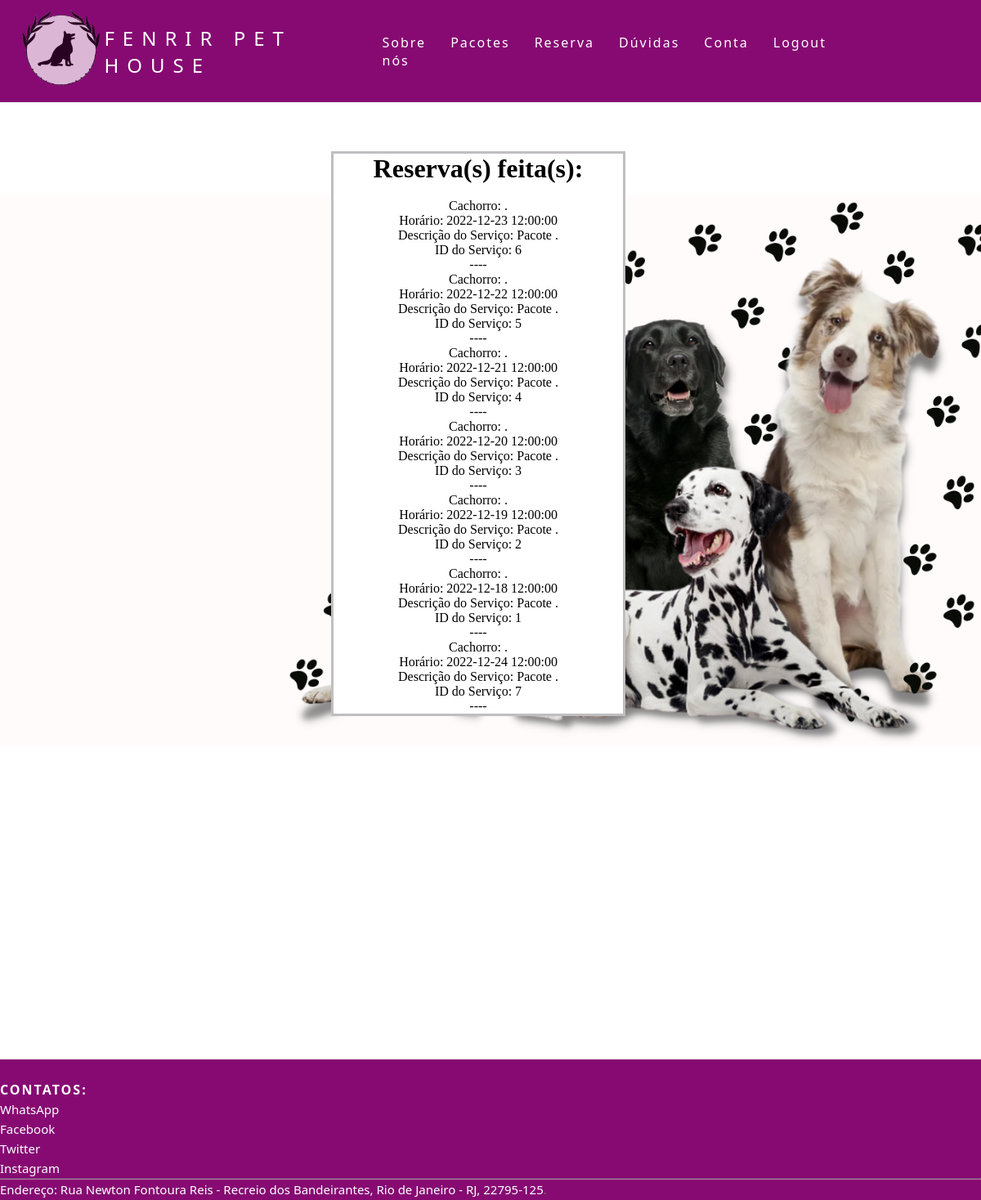
Screenshot of /exibereserva.php with the database file from the repository.
### tables this page shows
CREATE TABLE `servico` (
  `idServico` int(11) NOT NULL,
  `agenda_tstamp` datetime NOT NULL DEFAULT CURRENT_TIMESTAMP,
  `plano` varchar(225) NOT NULL,
  `cachorro` varchar(225) NOT NULL,
  `cliente` varchar(225) NOT NULL,
  `agenda_status` tinyint(1) NOT NULL
);

### src/exibereserva.php (the view, shortened to what this page needs)
<?php include "conectauser.inc";
?>
<!DOCTYPE html>
<html lang="pt-br">
  <head>
    <link rel="stylesheet" href="style.css" />
  </head>
  <body>
      <header class="nav">
      <nav>
        <a href="indexlogcliente.php"><img style="margin-left:25px; margin-top:10px; margin-bottom:10px; " src="logo.png" alt="Image" height="100"></a>
        <a class="logo" href="indexlogcliente.php">Fenrir Pet House</a>
        <ul class="nav-list">
          <li><a href="sobrelog.html">Sobre nós</a></li>
          <li><a href="pacoteslog.html">Pacotes</a></li>
          <li><a href="reserva.html">Reserva</a></li>
          <li><a href="duvidaslog.html">Dúvidas</a></li>
          <li><a href="account.html">Conta</a></li>
          <li><a href="logout.php">Logout</a></li>
        </ul>
      </nav>
    </header>
    <body background="capa dogs.png" class="background">
    </body>
        <div class="fenrir-login">
        <h1>Reserva(s) feita(s):</h1>
        <?php
        $sql = "SELECT * FROM servico WHERE cliente like '%{$_SESSION['email']}%';";
        $res = mysqli_query($mysqli,$sql);
        $linhas = mysqli_num_rows($res);
        for($i = 0; $i < $linhas; $i++){
            $servico = mysqli_fetch_array($res);
            echo "<br>";
            echo "Cachorro: ".$servico["cachorro"]."<br>";
            echo "Horário: ".$servico["agenda_tstamp"]."<br>";
            echo "Descrição do Serviço: Pacote ".$servico["plano"]."<br>";
            echo "ID do Serviço: ".$servico["idServico"]."<br>";
            echo "----";
        }
        ?>
    </div>
   <footer class="site-footer">
        <div class="col-xs-6 col-md-3">
          <h6>Contatos:</h6>
          <ul class="footer-links">
            <li><a href="https://web.whatsapp.com/">WhatsApp</a></li>
            <li><a href="https://www.facebook.com/">Facebook</a></li>
            <li><a href="https://twitter.com/">Twitter</a></li>
            <li><a href="https://www.instagram.com/">Instagram</a></li>
          </ul>
        </div>
      <hr>
    <div class="container">
      <div class="row">
        <div class="col-md-8 col-sm-6 col-xs-12">
          <p class="copyright-text">
       <a href="https://www.google.com/maps/dir//Rua+Newton+Fontoura+Reis+-+Recreio+dos+Bandeirantes+-+R.+Newton+Fontoura+Reis+-+Recreio+dos+Bandeirantes,+Rio+de+Janeiro+-+RJ,+22795-125/@-22.9209579,-43.4968904,11z/data=!4m8!4m7!1m0!1m5!1m1!1s0x9bc3aed259b4ad:0x6383c2f561261060!2m2!1d-43.4660456!2d-23.026394">Endereço: Rua Newton Fontoura Reis - Recreio dos Bandeirantes, Rio de Janeiro - RJ, 22795-125</a>.
          </p>
    </div>
</footer>
  </body>
</html>

### src/style.css (style rules this page uses)
body { width:100%; }
* { margin: 0; padding: 0; }
a { color: #fff; text-decoration: none; transition: 0.3s; }
.logo { font-size: 24px; text-transform: uppercase; letter-spacing: 10px; }
.background { background-size: 100%; margin-bottom: none; background-position-x: 0%; background-position-y: 30%; background-repeat: no-repeat; margin: 0 auto; }
nav { display: flex; justify-content: space-around; align-items: center; font-family: system-ui, -apple-system, Helvetica, Arial, sans-serif; background: #860a72; width: 100%; margin-top: 0; position: relative; }
.nav-list { list-style: none; display: flex; padding-right: 5cm; }
.nav-list li { letter-spacing: 2px; margin-left: 30px; }
.fenrir-login { text-align: center; background-color: rgb(255, 255, 255); position: relative; right: 15px; border: 3px solid rgb(192, 190, 192); z-index: 9; margin-top: 5%; margin-right: 35%; margin-left: 35%; }
.site-footer { background-color:#860a72; padding:20px 0 1px; font-family: system-ui, -apple-system, Helvetica, Arial, sans-serif; font-size:15px; line-height:24px; color:#737373; margin-top: 35%; position: relative; }
.site-footer hr { border-top-color:#bbb; opacity:0.5 }
.site-footer h6 { color:#fff; font-size:16px; text-transform:uppercase; margin-top:5px; letter-spacing:2px }
.site-footer a { color:#ffffff; font-family: system-ui, -apple-system, Helvetica, Arial, sans-serif; }
.footer-links { padding-left:0; list-style:none }
.footer-links li { display:block }
.footer-links a { color:#ffffff }
.copyright-text { margin:0 }

### rows the page displays
servico: cachorro ".", agenda_tstamp "2022-12-23 12:00:00", plano ".", idServico "6"
servico: cachorro ".", agenda_tstamp "2022-12-22 12:00:00", plano ".", idServico "5"
servico: cachorro ".", agenda_tstamp "2022-12-21 12:00:00", plano ".", idServico "4"
servico: cachorro ".", agenda_tstamp "2022-12-20 12:00:00", plano ".", idServico "3"
servico: cachorro ".", agenda_tstamp "2022-12-19 12:00:00", plano ".", idServico "2"
servico: cachorro ".", agenda_tstamp "2022-12-18 12:00:00", plano ".", idServico "1"
servico: cachorro ".", agenda_tstamp "2022-12-24 12:00:00", plano ".", idServico "7"
